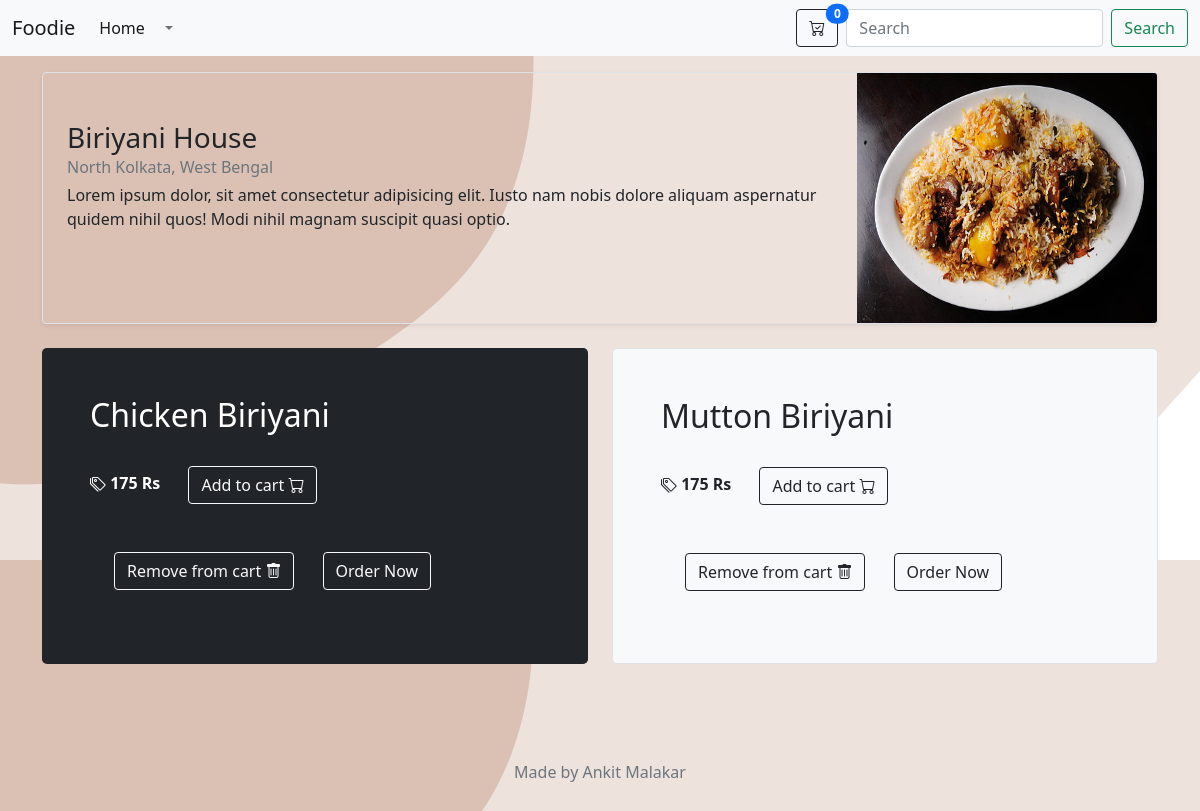
The page /foodie/view/6 on the database as committed earlier.
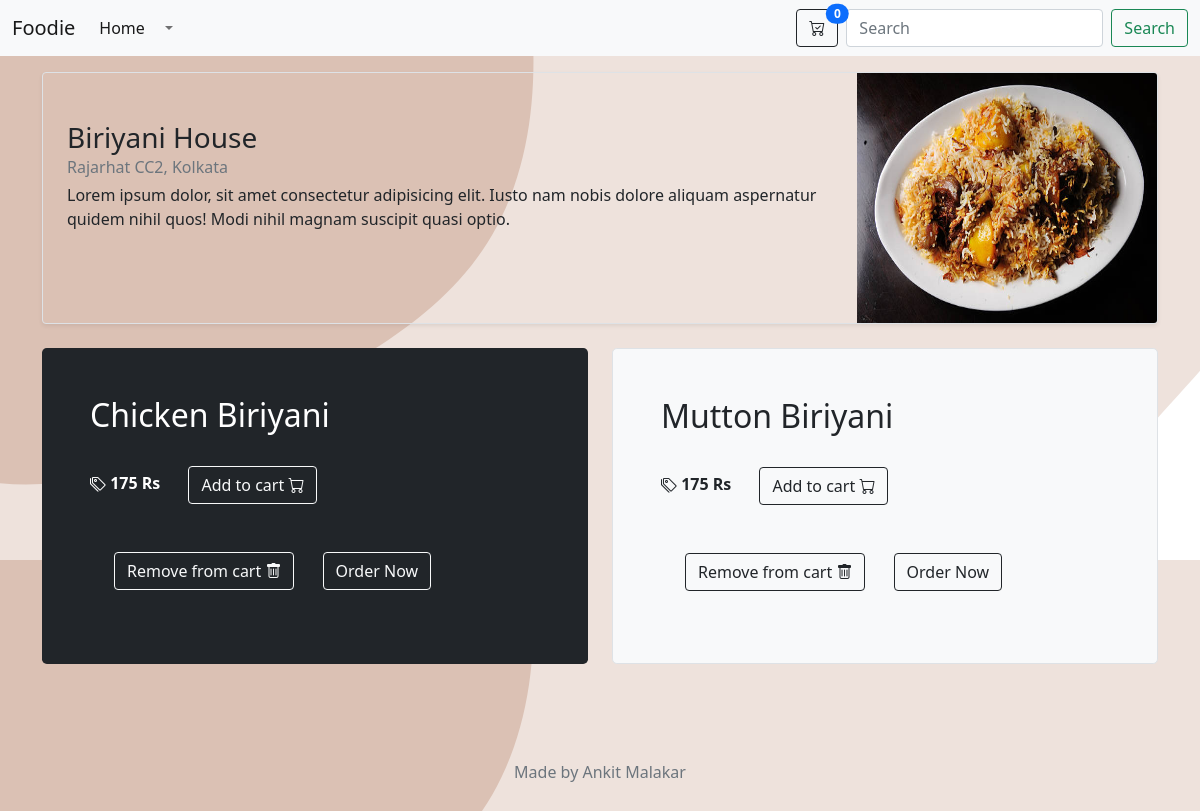
The same page on the database as committed later.
### foodie/models.py (models this page shows)
class Foods(models.Model):
    res_id = models.AutoField
    res_name = models.CharField(max_length=30)
    res_adrs = models.CharField(max_length=50)
    category = models.CharField(max_length=20, default="")
    subcategory = models.CharField(max_length=40, default="")
    price = models.IntegerField()
    desc = models.CharField(max_length=10)
    images = models.ImageField(upload_to="foodie/images", default="")
    def __str__(self):
        return self.res_name

### foodie/views.py (the view)
# urls.py: path("view/<int:food_id>", views.view, name="view"),
def view(request, food_id):
    fid = Foods.objects.filter(id=food_id)
    print(fid)
    params = {'fid': fid}
    return render(request, "foodie/view.html", params)

### foodie/templates/foodie/view.html (shortened to what this page needs)
{% extends 'foodie/basic.html' %} {% block nav %}
<a href="/foodie/checkout">
  <button
    type="button"
    class="btn btn-outline-dark position-relative"
    data-bs-container="body"
    data-bs-placement="bottom"
    data-bs-html="true"
    data-bs-content=""
  >
    <i class="bi bi-cart-check"></i
    ><span
      class="
        position-absolute
        top-0
        start-100
        translate-middle
        badge
        rounded-pill
        bg-primary
        my-1
      "
      id="cart"
      >0</span
    >
  </button>
</a>
{% endblock nav %} {% block body %} {% for fid in fid %}
{% if fid.res_name == "Biriyani House" %}
<div class="container">
  <div
    class="
      row
      g-0
      border
      rounded
      overflow-hidden
      flex-md-row
      mb-4
      shadow-sm
      h-md-250
      position-relative
      my-3
    "
  >
    <div class="col p-4 d-flex flex-column position-static my-4">
      <h3 class="mb-0">{{fid.res_name}}</h3>
      <div class="mb-1 text-muted">{{fid.res_adrs}}</div>
      <p class="card-text mb-auto">
        Lorem ipsum dolor, sit amet consectetur adipisicing elit. Iusto nam
        nobis dolore aliquam aspernatur quidem nihil quos! Modi nihil magnam
        suscipit quasi optio.
      </p>
    </div>
    <div class="col-auto d-none d-lg-block">
      <img
        src="../../../media/foodie/images/Biriyani_House.jpg"
        class="bd-placeholder-img"
        width="300"
        height="250"
        alt=""
      />
    </div>
  </div>
  <div class="row align-items-md-stretch">
    <div class="col-md-6">
      <div class="h-100 p-5 text-white bg-dark rounded-3">
        <span id="namer1f1"><h2>Chicken Biriyani</h2></span>
        <span id="pricer1f1"
          ><b><i class="bi bi-tags"></i> {{fid.price}} Rs</b></span
        >
        <span id="divfdr1f1" class="divfd">
          <button
            class="btn btn-outline-light cart mx-4 my-4"
            id="r1f1"
            type="button"
          >
            Add to cart <i class="bi bi-cart"></i>
          </button>
          <button
            class="btn btn-outline-light remove mx-4 my-4"
            id="r1f1"
            type="button"
          >
            Remove from cart <i class="bi bi-trash"></i>
          </button>
        </span>
        <a href="/foodie/checkout"><button class="btn btn-outline-light" type="button">Order Now</button></a>
      </div>
    </div>
    <div class="col-md-6">
      <div class="h-100 p-5 bg-light border rounded-3">
        <span id="namer1f2"><h2>Mutton Biriyani</h2></span>
        <span id="pricer1f2"
          ><b><i class="bi bi-tags"></i> {{fid.price}} Rs</b></span
        >
        <span id="divfdr1f2" class="divfd">
          <button
            class="btn btn-outline-dark cart mx-4 my-4"
            id="r1f2"
            type="button"
          >
            Add to cart <i class="bi bi-cart"></i>
          </button>
          <button
            class="btn btn-outline-dark remove mx-4 my-4"
            id="r1f2"
            type="button"
          >
            Remove from cart <i class="bi bi-trash"></i>
          </button>
        </span>
        <a href="/foodie/checkout"><button class="btn btn-outline-dark" type="button">Order Now</button></a>
      </div>
    </div>
  </div>
</div>
{% endif %}  {% endfor %}
<footer class="my-5 pt-5 text-muted text-center text-small">
  <p class="mb-1">Made by Ankit Malakar</p>
</footer>
{% endblock body %}

Rows that differ between the two databases and show on the page:
changed Foods "Biriyani House": res_adrs "North Kolkata, West Bengal" → "Rajarhat CC2, Kolkata"
